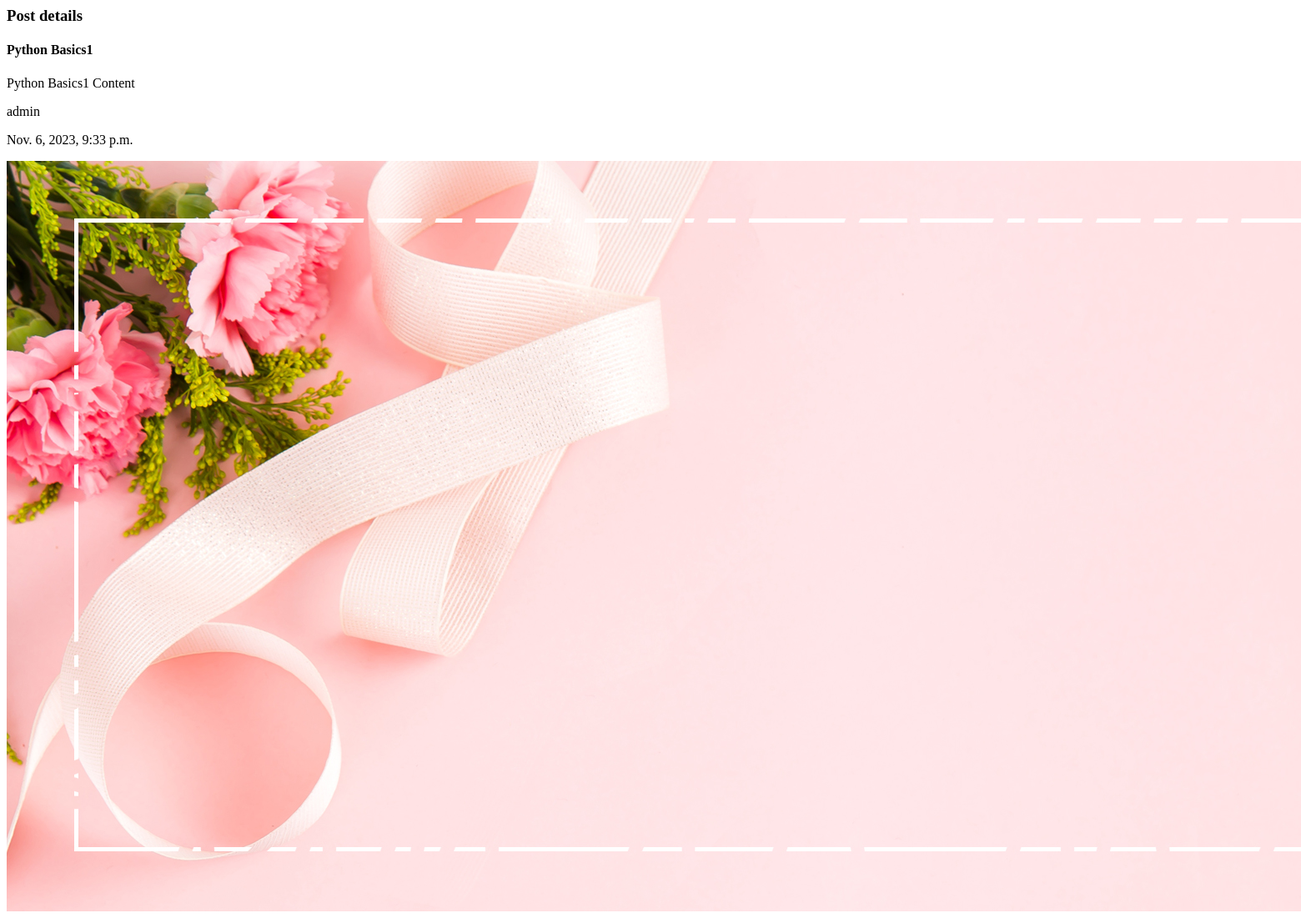
/posts/3, run on an earlier commit of the app's database.
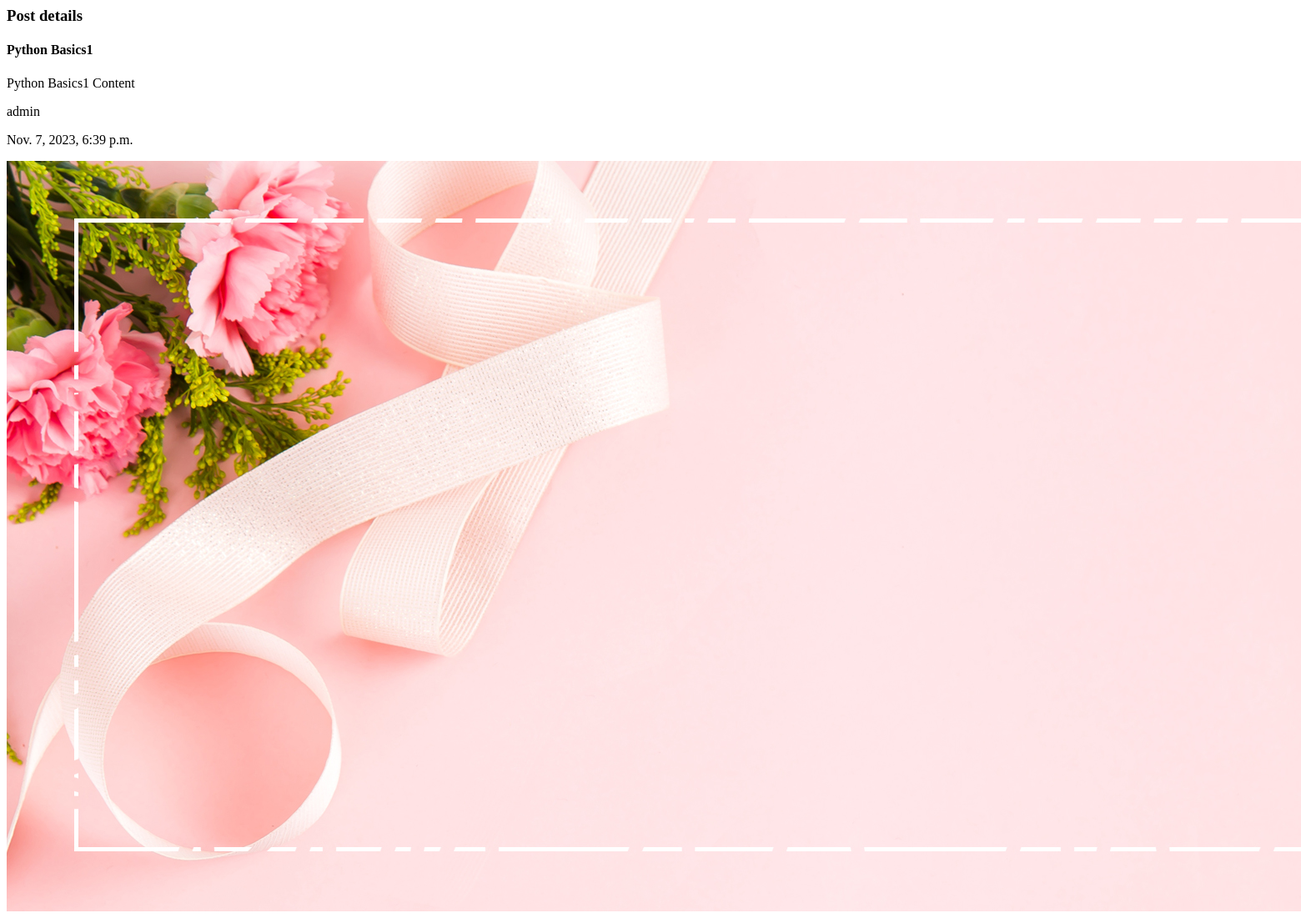
And on a later commit of the database.
### posts/models.py (models this page shows, shortened)
class Post (models.Model):
    author          = models.ForeignKey(User,related_name='post_author',on_delete=models.CASCADE)
    title           = models.CharField(max_length=100)
    content         = models.TextField(max_length=20000)
    draft           = models.BooleanField(default=True)
    publish_date    = models.DateTimeField(auto_now=True)
    tags            = TaggableManager()
    image           = models.ImageField(upload_to='post')
    category        = models.ForeignKey('Category',related_name='post_category',on_delete=models.SET_NULL,null=True)

### posts/views.py (the view)
# urls.py: path('posts/<int:post_id>', post_detail ),
def post_detail (request,post_id) :
    data = Post.objects.get(id = post_id)
    context = {
        'post' : data
    }
    return render (request , 'posts/post_detail.html' , context)

### posts/templates/posts/post_detail.html
<h3>Post details</h3>
<h4>{{ post.title }}</h4>
<p>{{ post.content|safe }}</p>
<p>{{ post.author }}</p>
<p>{{ post.publish_date }}</p>
<img src="{{ post.image.url }}" alt="">

What changed in the data, as far as the page shows it:
changed Post "Python Basics1": publish_date "Nov. 6, 2023, 9:33 p.m." → "Nov. 7, 2023, 6:39 p.m."
